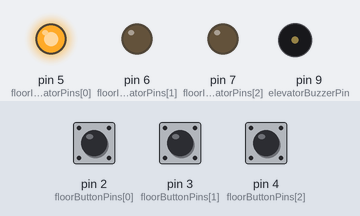
Recording of a sketch running on a simulated Arduino Uno, built with avr-gcc and run on an emulated ATmega328P. Parts: output pins drawn as LEDs (lit = HIGH), buzzer (waves = sounding). Inputs (shaded band) come from the test bench; at power-on: pin 3 (floorButtonPins[1]) HIGH, pin 4 (floorButtonPins[2]) HIGH, pin 2 (floorButtonPins[0]) HIGH. Pins used as bus, display or sensor lines are not drawn.

Above: at 1.2 s.
1.3 s: pin 3 (floorButtonPins[1]) pulled LOW for 0.15 s
At 2.1 s:
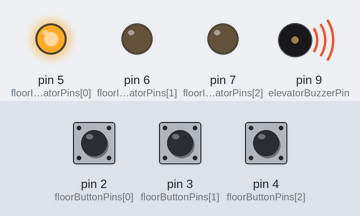
7.4 s: pin 4 (floorButtonPins[2]) pulled LOW for 0.15 s
At 13.3 s:
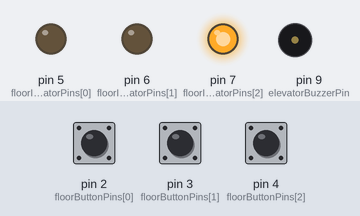
13.5 s: pin 2 (floorButtonPins[0]) pulled LOW for 0.15 s
At 19.2 s:
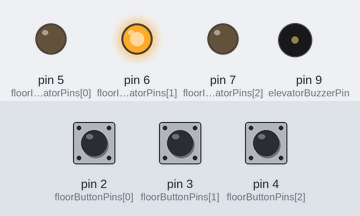
Timing chart, 0 to 20.7 s (numbered marks = the images above; inputs shaded):
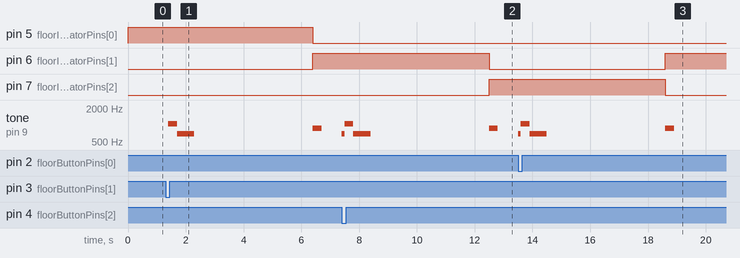

Measured:
- after the input at 1.3 s, pin 5 (floorIndicatorPins[0]): HIGH → LOW after 5.1 s; pin 6 (floorIndicatorPins[1]): LOW → HIGH after 5.1 s; tone on pin 9 (elevatorBuzzerPin): plays 1047 Hz for 0.30 s, 698 Hz for 0.60 s, 880 Hz for 0.30 s, starting after 0.10 s
- after the input at 7.4 s, pin 6 (floorIndicatorPins[1]): HIGH → LOW after 5.1 s; pin 7 (floorIndicatorPins[2]): LOW → HIGH after 5.1 s
- after the input at 13.5 s, pin 6 (floorIndicatorPins[1]): LOW → HIGH after 5.1 s; pin 7 (floorIndicatorPins[2]): HIGH → LOW after 5.1 s

The sketch:

homework02.ino
```cpp
/*
  Homework02

  This program implements the task requirements of homework 02.
  It simulates the indicator and states of a 3 floors elevator.
  There are 3 buttons that act ast call elevator buttons for each
  floor and 3 LED indicators to represent the current floor. There
  is also a fourth LED that indicates by blinking if the elevator
  is moving or not. Using a buzzer, there are specific sounds played
  when the elevator closes or opens its doors or when it reaches a
  new floor.

  The circuit is comprised of:
  * 3 buttons (connected to the digital pins 2, 3 and 4)
  * 4 leds (connected to the digital pins 5, 6, 7 and 8)
  * a buzzer (connected to the digital pin 9)

  Created 30 Oct 2023
  By Tudor Butufei
  Modified 31 Oct 2023
  By Tudor Butufei

  https://github.com/i2002/IntroductionToRobotics/blob/main/src/homework02/homework02.ino
*/


/*
 * Configuration constants
 */

/** The number of floors of the elevator */
const unsigned int numFloors = 3;

/** The time interval in mililseconds that it takes for the elevator to go from the current floor to the next */
const unsigned long floorChangeInterval = 4000;

/** The time interval in milliseconds that it takes for the elevator to close its doors */
const unsigned long doorsCloseInterval = 1000;

/** The time interval in milliseconds that it takes for the elevator to open its doors */
const unsigned long doorsOpenInterval = 1000;

/** The time interval in milliseconds between the state LED to change its blink state */
const unsigned long elevatorStatusIndicatorBlinkInterval = 500;

/** The time interval in milliseconds for debouncing floor buttons state */
const unsigned long floorButtonDebounceInterval = 100;


/*
 * Component pins
 */

/** Board pins for the floor indicator LEDs (one for each floor) */
const uint8_t floorIndicatorPins[numFloors] = {5, 6, 7};

/** Board pins for floor button inputs (one for each floor) */
const uint8_t floorButtonPins[numFloors] = {2, 3, 4};

/** Board pin for the elevator status LED */
const uint8_t elevatorStatusIndicatorPin = 8;

/** Board pin for elevator buzzer */
const uint8_t elevatorBuzzerPin = 9;


/*
 * Component states
 */

/** The states (LOW meaning pressed or HIGH meaning released) for floor buttons */
int floorButtonStates[numFloors] = { LOW };

/** The last value read for floor buttons (used for debouncing button input) */
int lastFloorButtonRead[numFloors] = { LOW };

/** The state (HIGH or LOW) for the elevator status LED */
int elevatorStatusLedState = LOW;


/*
 * Application states
 */

/** Enumeration that contains all valid elevator states */
enum class ElevatorState { IDLE, MOVING, DOORS_CLOSING, DOORS_OPENING };

/** The current state of the elevator */
ElevatorState elevatorState = ElevatorState::IDLE;

/** The current floor of the elevator (must be >= 0 and < numFloors) */
unsigned int elevatorCurrentFloor = 0;

/** The target floor of the elevator (must be >= 0 and < numFloors) */
unsigned int elevatorTargetFloor = 0;


/*
 * Timing states
 */

/** The last millis() time for each floor button when it changed it's state (used for input debouncing) */
unsigned long lastFloorButtonDebounce[numFloors];

/** The last millis() time when the elevator LED changed it's value */
unsigned long lastElevatorStatusIndicatorBlink;

/**
 * The last millis() time when the elevator changed it's state.
 * This is used to compute the delay for the next state change
 * (when changing from doors closing to moving, when changing current floor while moving)
 */
unsigned long lastElevatorStateChange;

/** The millis() time of the last tone note played */
unsigned long lastTonePlayerNote;


/*
 * Asynchronous tone player
 */
struct Note {
  int value;
  unsigned long duration;
};

/** Pointer to the current tone sequence playing (an array of Notes, where the last note has the value -1) */
Note *currentToneSequence = nullptr;

/** The index to the current note playing in the tone sequence */
int currentToneIndex = 0;


/*
 * Defined tone sequences
 */
const Note doorsOpenTone[] = {
  {.value = 698, .duration = 300},
  {.value = 1047, .duration = 600},
  {.value = -1, .duration = 0}
};

const Note doorsCloseTone[] = {
  {.value = 1047, .duration = 300},
  {.value = 698, .duration = 600},
  {.value = -1, .duration = 0}
};

const Note elevatorMoveTone[] = {
 {.value = 880, .duration = 300},
//  {.value = 1080, .duration = 300},
 {.value = -1, .duration = 0}
};


/**
 * Setup.
 * Configure button pins as pull up inputs and the other pins as outputs
 */
void setup() {
  Serial.begin(9600);
  for (unsigned int i = 0; i < numFloors; i++) {
    pinMode(floorButtonPins[i], INPUT_PULLUP);
  }

  for (unsigned int i = 0; i < numFloors; i++) {
    pinMode(floorIndicatorPins[i], OUTPUT);
  }

  pinMode(elevatorStatusIndicatorPin, OUTPUT);
  pinMode(elevatorBuzzerPin, OUTPUT);
  digitalWrite(floorIndicatorPins[0], HIGH);
}


/**
 * Main loop.
 * Elevator state machine.
 */
void loop() {
  // Process state transitions
  switch (elevatorState) {
    case ElevatorState::MOVING:
      updateElevatorStatusIndicator();
      if (delayedExec(lastElevatorStateChange, floorChangeInterval)) {
        elevatorMovement();

        if (elevatorCurrentFloor == elevatorTargetFloor) {
          elevatorState = ElevatorState::DOORS_OPENING;
          digitalWrite(elevatorStatusIndicatorPin, HIGH);
        }
      }
      break;

    case ElevatorState::DOORS_CLOSING:
      if (delayedExec(lastElevatorStateChange, doorsCloseInterval)) {
        elevatorState = ElevatorState::MOVING;
      }
      break;

    case ElevatorState::DOORS_OPENING:
      if (delayedExec(lastElevatorStateChange, doorsOpenInterval)) {
        elevatorState = ElevatorState::IDLE;
        playToneSequence(doorsOpenTone);
      }
      break;
  }

  // Process input events
  for (unsigned int i = 0; i < numFloors; i++) {
    if (elevatorButtonPressed(i)) {
      callElevator(i);
    }
  }

  // Process async processes
  asyncToneSequence();
}


/**
 * Helper function to execute a code delay without blocking the main loop.
 * Update the lastExec argument and retrun true if the ammount specified has
 * passed since the last run.
 *
 * @param lastExec the last millis() time when the action has been executed
 * @param delay the ammount in milliseconds between two executions
 * @returns true if the ammount has passed and the lastExec argument has been
 *  updated, false otherwise
 */
bool delayedExec(unsigned long &lastExec, unsigned long delay) {
  unsigned long currentMillis = millis();
  if (currentMillis - lastExec >= delay) {
    lastExec = currentMillis;
    return true;
  }

  return false;
}


/**
 * Helper function to detect elevator floor button debounced press.
 * The button action is considered triggered if the debounced state of the button
 * just changed to LOW since last read (i.e. the button has been pressed since
 * last read)
 *
 * @param i the floor number of the button
 * @returns true if the button has triggered an action, false otherwise
 */
bool elevatorButtonPressed(unsigned long i) {
  int buttonValue = digitalRead(floorButtonPins[i]);
  bool buttonPressed = false;

  // reset debounce timer if value changed to quickly
  if (buttonValue != lastFloorButtonRead[i]) {
    lastFloorButtonDebounce[i] = millis();
  }
  lastFloorButtonRead[i] = buttonValue;

  // value stable in debounce interval
  if (millis() - lastFloorButtonDebounce[i] > floorButtonDebounceInterval) {
    if (buttonValue != floorButtonStates[i]) {
      floorButtonStates[i] = buttonValue;

      if (floorButtonStates[i] == LOW) {
        // signal that the action has been triggered
        buttonPressed = true;
      }
    }
  }

  return buttonPressed;
}


/**
 * Call the elevator action.
 * If the elevator is in movement the action is ignored.
 * If the elevator is idle, close the doors and start elevator movement.
 *
 * @param floor the floor to which the elevator was called
 */
void callElevator(unsigned int floor) {
  if (floor >= numFloors || elevatorState != ElevatorState::IDLE) {
    return;
  }

  elevatorTargetFloor = floor;
  if (elevatorCurrentFloor != elevatorTargetFloor) {
    elevatorStartMovement();
  }
}


/**
 * Elevator start movement action.
 * Closes the door and initializez elevator movement.
 */
void elevatorStartMovement() {
  elevatorState = ElevatorState::DOORS_CLOSING;
  lastElevatorStateChange = millis();
  playToneSequence(doorsCloseTone);
}


/**
 * Elevator movement action.
 * Moves the currentFloor state one floor up or down in order to get closer to target.
 * It also updates the LED states and plays the elevator move tone.
 */
void elevatorMovement() {
  if (elevatorCurrentFloor == elevatorTargetFloor) {
    return;
  }

  unsigned int nextFloor = elevatorCurrentFloor + (elevatorTargetFloor > elevatorCurrentFloor ? 1 : -1);
  digitalWrite(floorIndicatorPins[elevatorCurrentFloor], LOW);
  digitalWrite(floorIndicatorPins[nextFloor], HIGH);
  elevatorCurrentFloor = nextFloor;
  playToneSequence(elevatorMoveTone);
}


/**
 * Update the elevator state indicator state (blink the LED).
 */
void updateElevatorStatusIndicator() {
  if(delayedExec(lastElevatorStatusIndicatorBlink, elevatorStatusIndicatorBlinkInterval)) {
    elevatorStatusLedState = !elevatorStatusLedState;
    digitalWrite(elevatorStatusIndicatorPin, elevatorStatusLedState);
  }
}


/**
 * Start playing a tone sequence.
 */
void playToneSequence(Note *sequence) {
  currentToneSequence = sequence;
  currentToneIndex = 0;
  tone(elevatorBuzzerPin, sequence[0].value, sequence[0].duration);
  lastTonePlayerNote = millis();
}


/**
 * Continue playing the active tone sequence.
 */
void asyncToneSequence() {
  if (currentToneSequence && delayedExec(lastTonePlayerNote, currentToneSequence[currentToneIndex].duration)) {
    Note nextNote = currentToneSequence[currentToneIndex + 1];

    // tone sequence ended
    if (nextNote.value == -1 || nextNote.duration == 0) {
      currentToneSequence = nullptr;
      currentToneIndex = 0;
      return;
    }

    // play next tone
    tone(elevatorBuzzerPin, nextNote.value, nextNote.duration);
    currentToneIndex++;
  }
}
```
